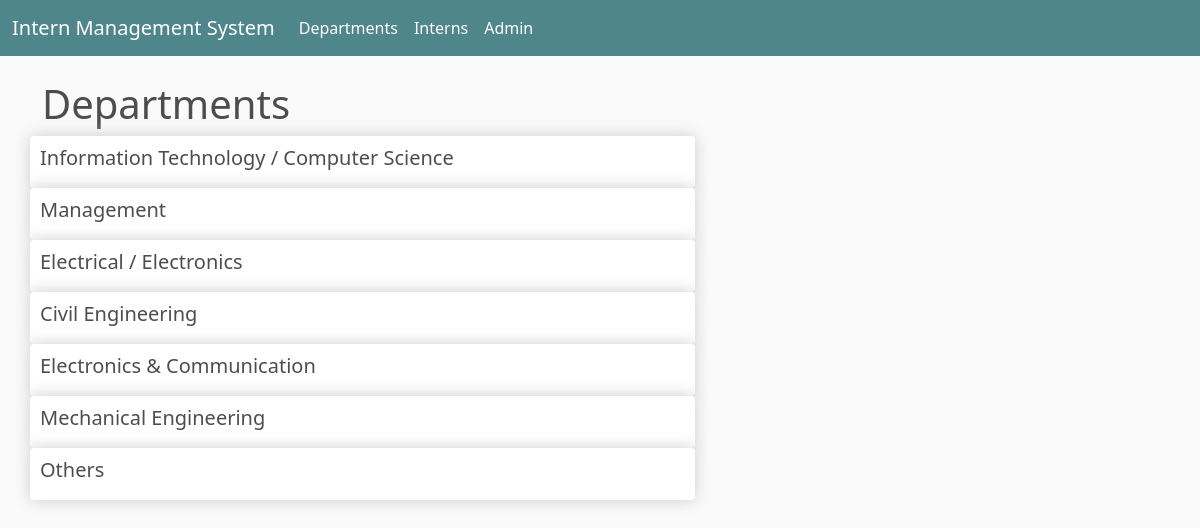
Screenshot of /departments/ with the database file from the repository.
### department/models.py (models this page shows, shortened)
class Department(models.Model):
    name = models.CharField(max_length=255)

### department/views.py (the view)
# urls.py: path('departments/',views.viewDepartments, name="department" ),
def viewDepartments(request):
    departments = Department.objects.all()
    context={"departments":departments}
    return render(request, 'department.html',context)

### internship/templates/department.html
{% extends "base.html" %} {% load static %} {% block content %}
<h1> Departments</h1>
<div class="row">
    {% for department in departments %}
    <div class="box-element col-7">
        <h5>{{ department.name }}</h5>
    </div>
    {% endfor %}
</div>
{% endblock %}

### static/css/main.css (style rules this page uses)
body { background-color: hsl(0, 0%, 98%); }
h1, h2, h3, h4, h5, h6 { color: hsl(0, 0%, 30%); }
.box-element { box-shadow: hsl(0, 0%, 80%) 0 0 16px; background-color: #fff; border-radius: 4px; padding: 10px; }

### rows the page displays
Department: name "Information Technology / Computer Science"
Department: name "Management"
Department: name "Electrical / Electronics"
Department: name "Civil Engineering"
Department: name "Electronics & Communication"
Department: name "Mechanical Engineering"
Department: name "Others"
